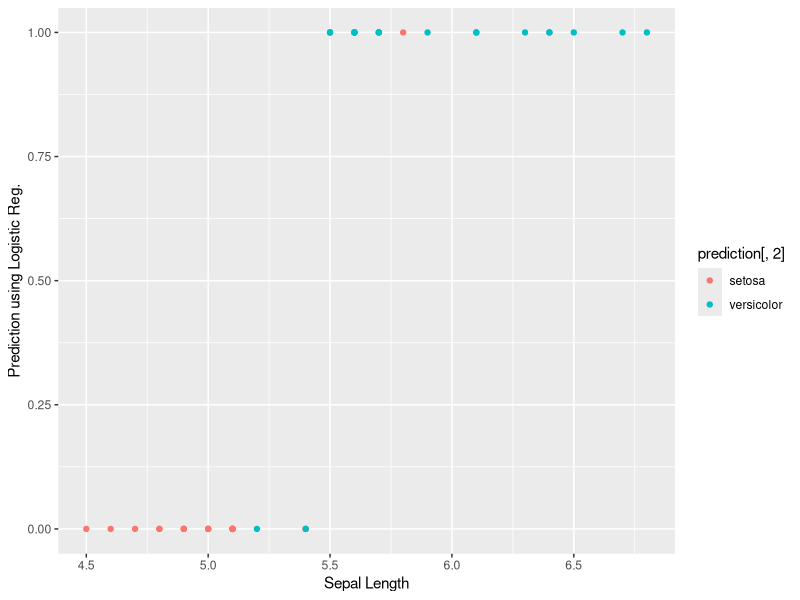

The R source for this figure:
# 1) Create Train And Test Subsets From The Iris Dataset
library(datasets)
data("iris")
sub_data = subset(iris, Species == "setosa" | Species == "versicolor")[1:100,]
library(caTools)
sub_data$spl=sample.split(sub_data,SplitRatio=0.5)
train = subset(sub_data, sub_data$spl==TRUE)
test = subset(sub_data, sub_data$spl==FALSE)


# 2) Perform Logistic Regression
y = test$Species
x = test$Sepal.Length
glfit = glm(y~x, family = 'binomial')
summary(glfit)


# 3) Perform Prediction Using The Trained Model
newdata = data.frame(x = train$Sepal.Length)
predicted_val = predict(glfit, newdata, type="response")
prediction = data.frame(train$Sepal.Length, train$Species, predicted_val)
prediction



# 4) Plot A gplot For The Model
library(ggplot2)
qplot(prediction[,1], round(prediction[,3]), col=prediction[,2], xlab = 'Sepal Length', ylab = 'Prediction using Logistic Reg.')
